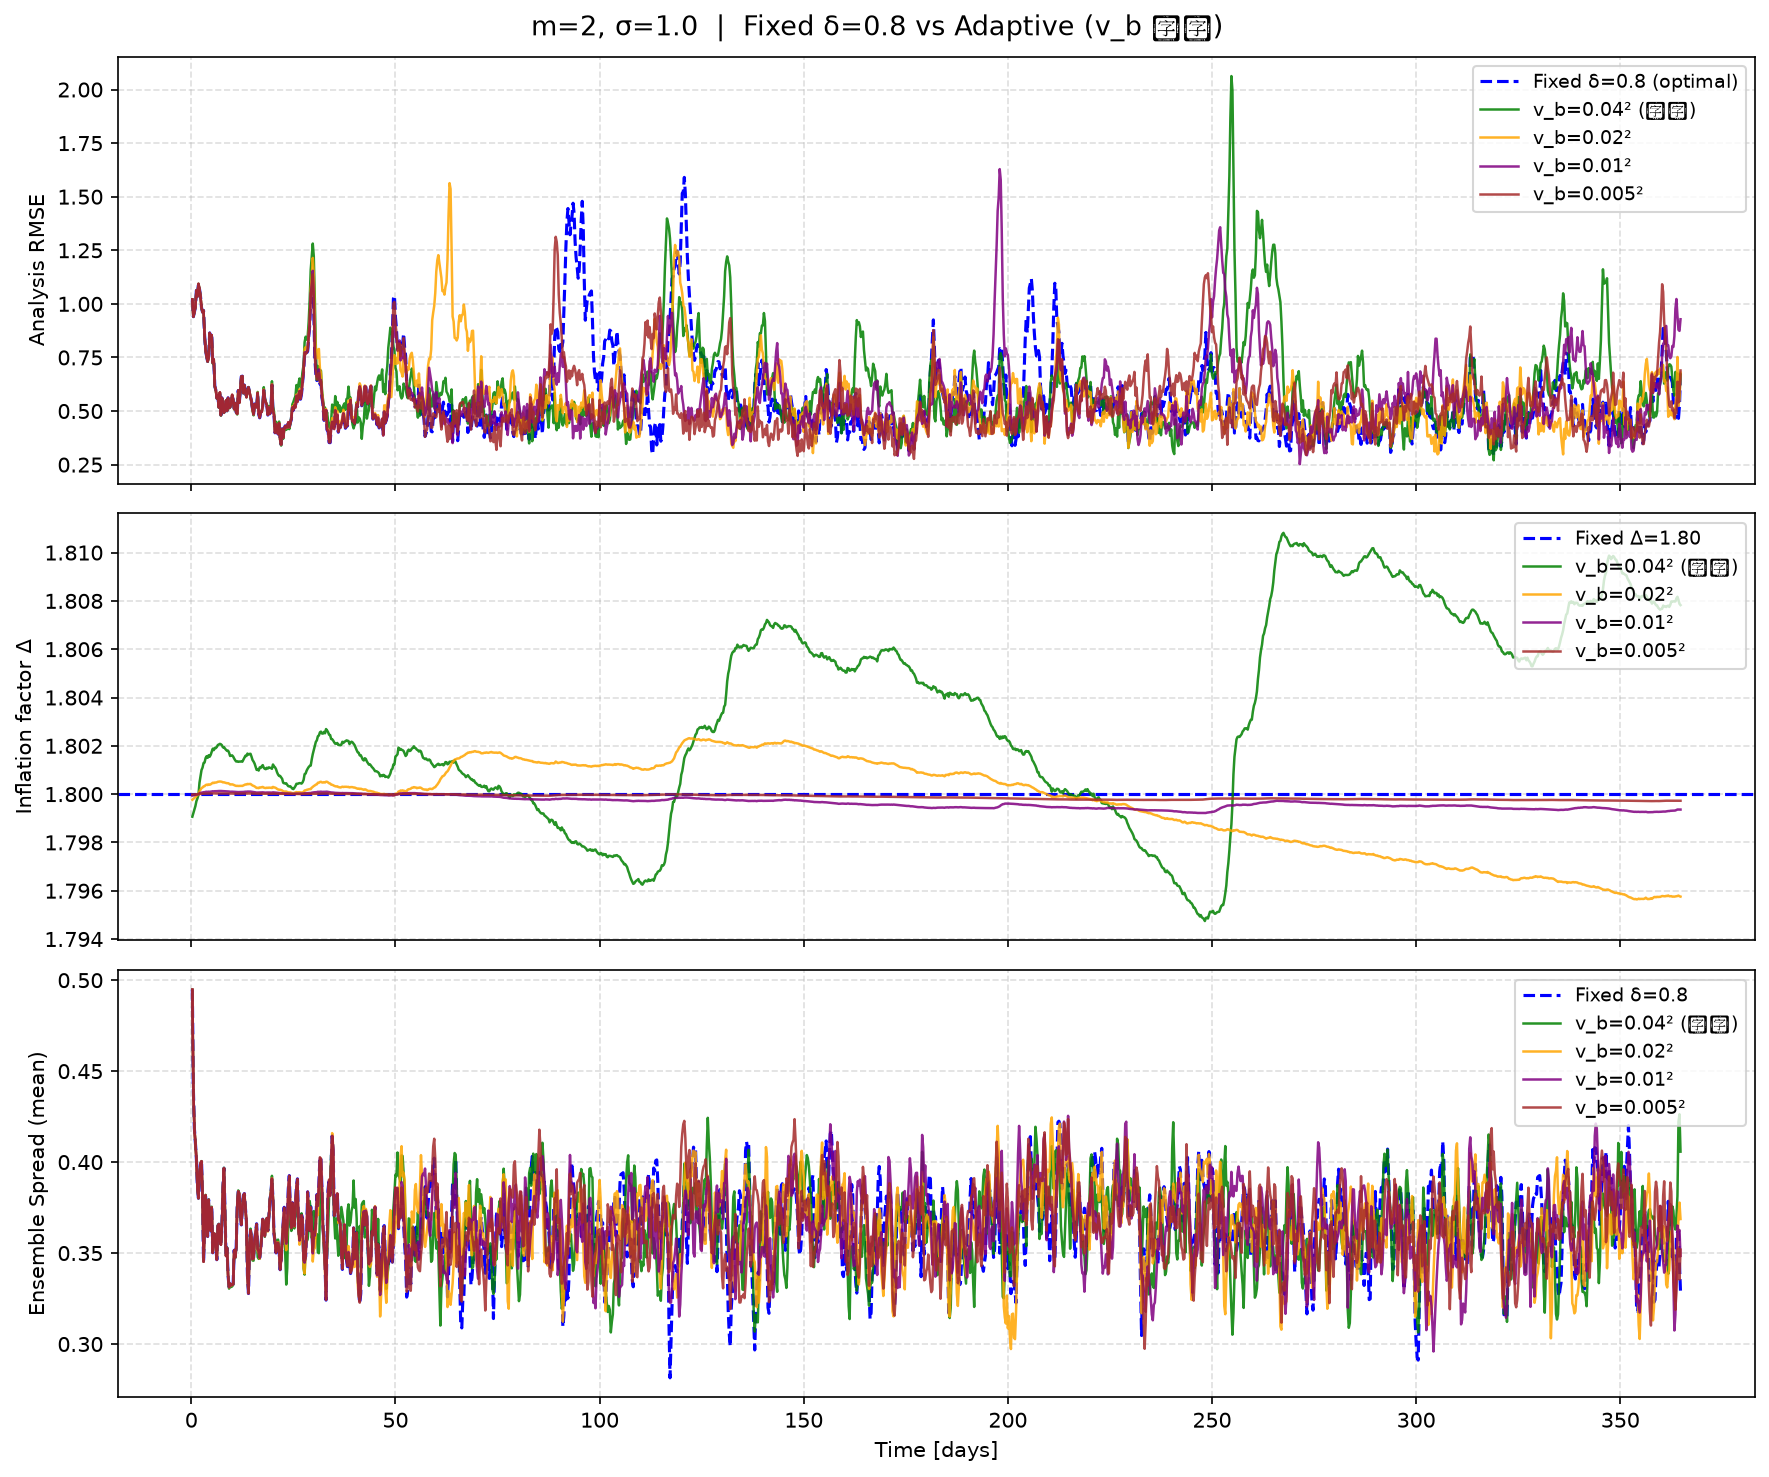

Write Python code to recreate this figure.
"""
m=2: v_b を変えたときの動的インフレーションの挙動比較
  固定最適（δ=0.80, σ=1.0）をベースラインとして比較
"""
import numpy as np
import matplotlib.pyplot as plt
from function.create_data import createdata
from function.run import run_LETKF_fixed, run_LETKF_adaptive

N, F, dt = 40, 8.0, 0.05
m        = 2
sigma    = 1.0
R        = np.eye(N)
FIXED_INF  = 0.80
DELTA_INIT = 1.80

VB_LIST = [0.04**2, 0.02**2, 0.01**2, 0.005**2]
LABELS  = ["v_b=0.04² (現在)", "v_b=0.02²", "v_b=0.01²", "v_b=0.005²"]
COLORS  = ["green", "orange", "purple", "brown"]

print("データ準備中...")
truth, obs, spinup_states = createdata(N, F, dt)
initial_background = obs[0].copy()

print("固定インフレ (ベースライン)...")
_, rmse_f, spread_f, delta_f = run_LETKF_fixed(
    truth, obs, dt, F, R, inflation=FIXED_INF, m=m, sigma=sigma,
    spinup_states=spinup_states, initial_background=initial_background
)

results = []
for v_b, label in zip(VB_LIST, LABELS):
    print(f"動的インフレ ({label}) ...")
    _, rmse_a, spread_a, delta_a = run_LETKF_adaptive(
        truth, obs, dt, F, R, v_b=v_b, m=m, sigma=sigma,
        spinup_states=spinup_states, initial_background=initial_background,
        delta_init=DELTA_INIT
    )
    results.append((rmse_a, spread_a, delta_a))

T = len(rmse_f)
time_days = np.arange(1, T + 1) / 4.0

fig, axes = plt.subplots(3, 1, figsize=(12, 10), sharex=True)
fig.suptitle(f"m={m}, σ={sigma}  |  Fixed δ={FIXED_INF} vs Adaptive (v_b 比較)", fontsize=13)

# RMSE
ax = axes[0]
ax.plot(time_days, rmse_f, color="blue", lw=1.5, linestyle="--", label=f"Fixed δ={FIXED_INF} (optimal)")
for (rmse_a, _, _), label, color in zip(results, LABELS, COLORS):
    ax.plot(time_days, rmse_a, color=color, lw=1.2, alpha=0.85, label=label)
ax.set_ylabel("Analysis RMSE")
ax.legend(loc="upper right", fontsize=9)
ax.grid(True, linestyle="--", alpha=0.4)

# Δ
ax = axes[1]
ax.axhline(1.0 + FIXED_INF, color="blue", linestyle="--", lw=1.5, label=f"Fixed Δ={1+FIXED_INF:.2f}")
for (_, _, delta_a), label, color in zip(results, LABELS, COLORS):
    ax.plot(time_days, delta_a, color=color, lw=1.2, alpha=0.85, label=label)
ax.set_ylabel("Inflation factor Δ")
ax.legend(loc="upper right", fontsize=9)
ax.grid(True, linestyle="--", alpha=0.4)

# Spread
ax = axes[2]
ax.plot(time_days, spread_f, color="blue", lw=1.5, linestyle="--", label=f"Fixed δ={FIXED_INF}")
for (_, spread_a, _), label, color in zip(results, LABELS, COLORS):
    ax.plot(time_days, spread_a, color=color, lw=1.2, alpha=0.85, label=label)
ax.set_xlabel("Time [days]")
ax.set_ylabel("Ensemble Spread (mean)")
ax.legend(loc="upper right", fontsize=9)
ax.grid(True, linestyle="--", alpha=0.4)

plt.tight_layout()
plt.savefig("slide_m2_vb.png", dpi=150, bbox_inches="tight")
plt.show()

print("\n" + "=" * 58)
print(f"{'手法':<28} {'平均RMSE':>10} {'平均Δ':>10}")
print("-" * 58)
print(f"{'Fixed δ='+str(FIXED_INF):<28} {np.nanmean(rmse_f):>10.4f} {1+FIXED_INF:>10.3f}")
for (rmse_a, _, delta_a), label in zip(results, LABELS):
    print(f"{label:<28} {np.nanmean(rmse_a):>10.4f} {np.nanmean(delta_a):>10.4f}")
print("=" * 58)
